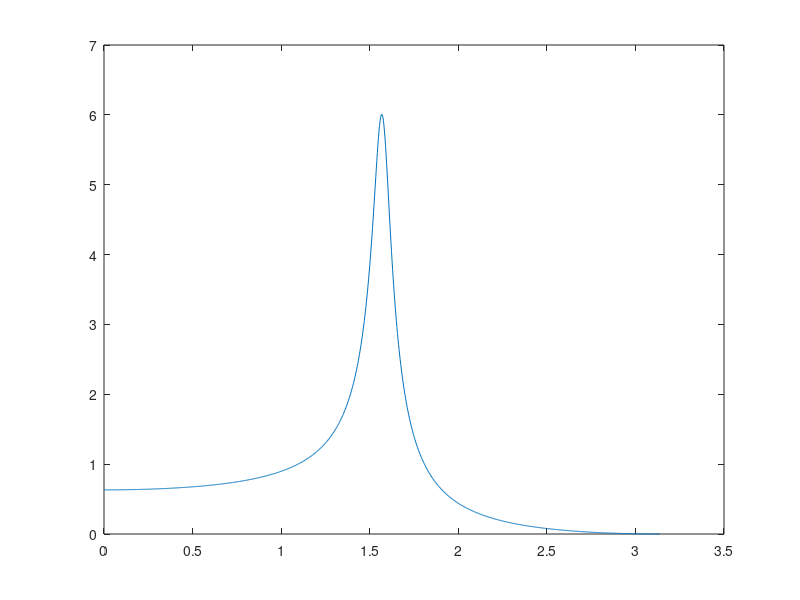

Recreate this plot in MATLAB.
% Se definen los coeficientes de las ecuaciones en diferencias
a = [1 0 0.9];
b = [0.3 0.6 0.3];

[H,w] = freqz(b,a,1024);

% Pintamos la gráfica
plot(w,abs(H))
